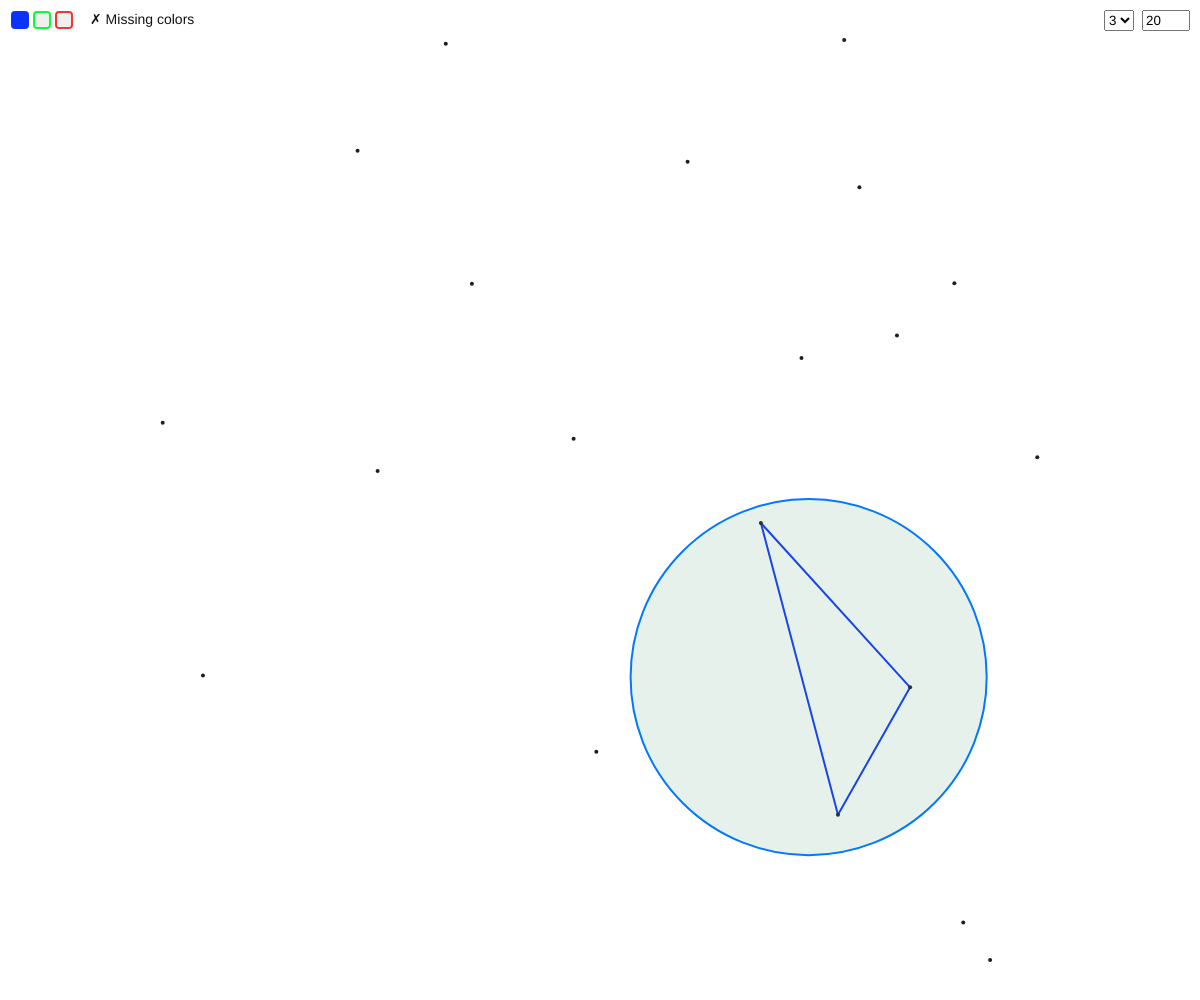
Frame 1 (no input)
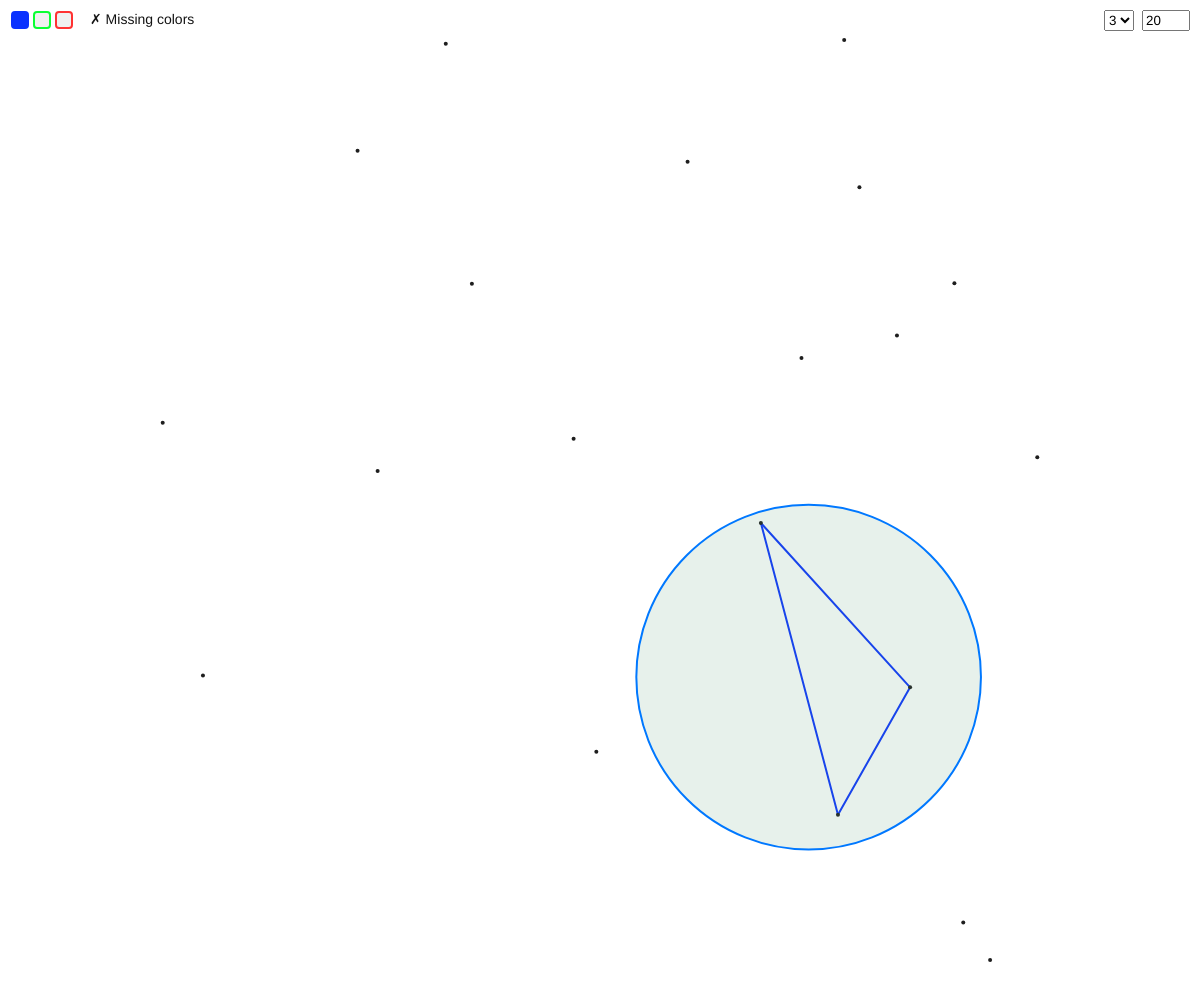
Frame 60 (no input)
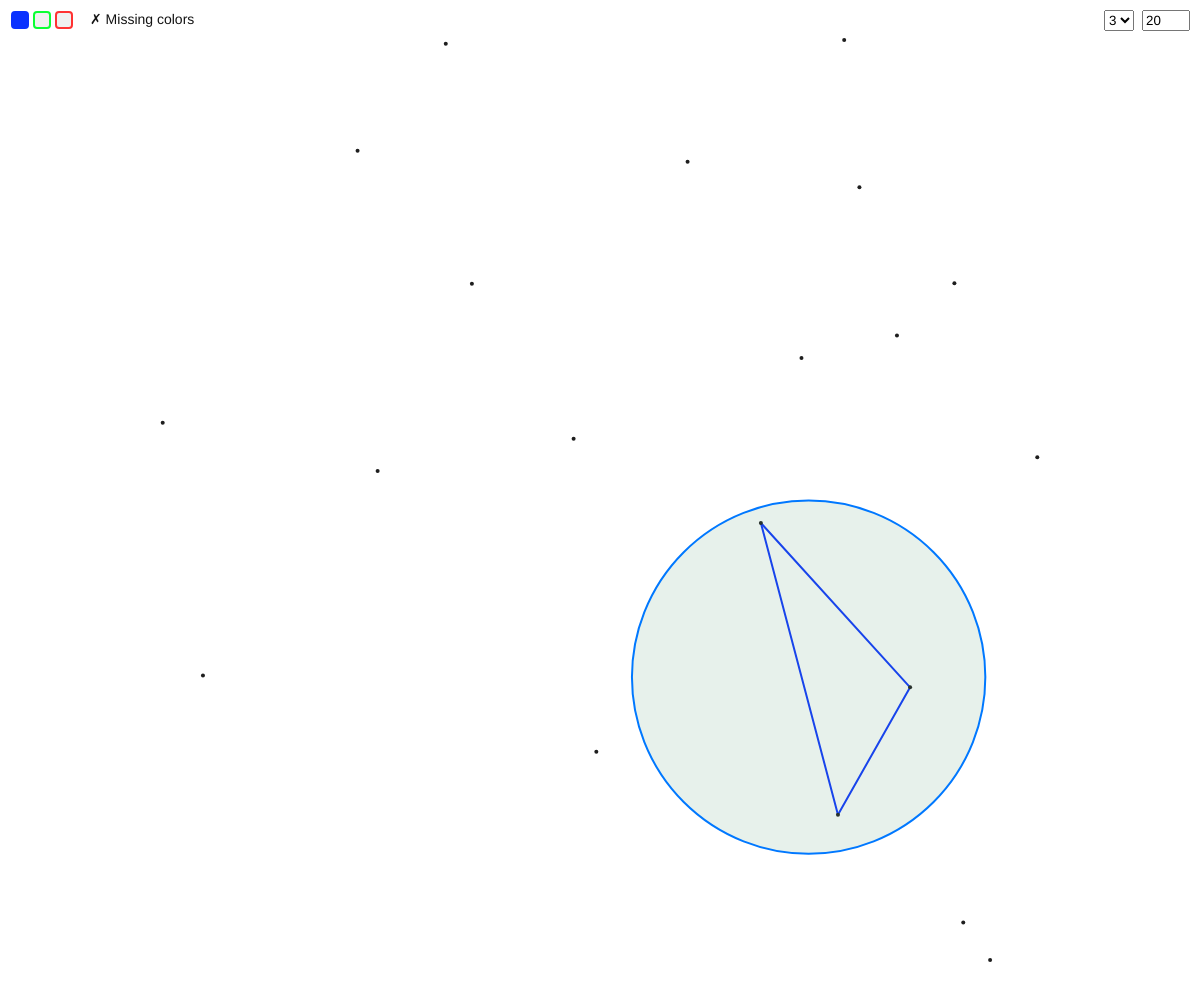
Frame 120 (the mouse pressed at the canvas centre since frame 60)

The p5.js sketch that drew these frames (run headless with seeded random() and noise() and a simulated clock; from frame 60 on, the mouse is pressed at the canvas centre):

// p5.js sketch
// ── sketch.js
const pad = 40;
let k = 3;
const k_choice = [3, 4, 5];
let cpts = 20;
const palette = [
  [10, 50, 255],
  [10, 255, 50],
  [255, 50, 50],
  [128, 128, 128],
  [230, 245, 40],
];
let view = { s: 1, ox: 0, oy: 0 };
let disk = { cx: 2, cy: 2, r: 0.5 };
let dragging = false;
let pts = [];
let kSel;
let ptsInpt;
let cur_cols = Array(k).fill(false);

function setup() {
  createCanvas(windowWidth, windowHeight);
  controlsDiv = createDiv();
  controlsDiv.style("position", "fixed");
  controlsDiv.style("top", "10px");
  controlsDiv.style("right", "10px");
  controlsDiv.style("display", "flex");
  controlsDiv.style("gap", "8px");
  kSel = createSelect();
  k_choice.forEach((v) => kSel.option(v));
  kSel.selected(k);
  //kSel.position(windowWidth - kSel.width - 20, 10);
  kSel.parent(controlsDiv);
  pts = generateRandomPoints(cpts);
  ptsInpt = createInput(cpts);
  ptsInpt.attribute("type", "number");
  ptsInpt.attribute("min", 5);
  ptsInpt.attribute("max", 200);
  ptsInpt.size(40);
  //ptsInpt.position(windowWidth - ptsInpt.width - 50, 10);
  ptsInpt.parent(controlsDiv);
  ptsInpt.changed(() => {
    const n = int(ptsInpt.value());
    pts = generateRandomPoints(n);
    computeView();
  });
  computeView();
}

function draw() {
  nk = int(kSel.value());
  if (nk != k) {
    cur_cols = Array(nk).fill(false);
    k = nk;
  }
  background(255);
  strokeWeight(2);
  cur_cols.fill(false);
  drawColorPairs(k);
  fill(30);
  noStroke();
  for (const p of pts) {
    const s = toScreen(p);
    circle(s.x, s.y, 4);
  }
  noFill();
  stroke(0, 120, 255);
  strokeWeight(2);
  const c = toScreen({ x: disk.cx, y: disk.cy });
  //circle(c.x, c.y, 2 * disk.r * view.s);
  drawDisk();
  drawLegendBoxes();
}

function drawDisk() {
  usedCols = cur_cols.reduce((a, v) => a + (v ? 1 : 0), 0);
  const allCols = usedCols === k;
  const pulse = allCols ? 0 : 0.015 * sin(frameCount * 0.08);
  const strokeCol = allCols ? color(0, 180, 80) : color(0, 120, 255);

  stroke(strokeCol);
  strokeWeight(allCols ? 3 : 2);

  //const alpha = map(usedCols, 0, k, 10, 50);
  const t = usedCols / k;
  //fill(0, 120, 255, alpha);
  let col = lerpColor(color(150), color(0, 200, 80), t);
  col.setAlpha(40);
  fill(col);

  const c = toScreen({ x: disk.cx, y: disk.cy });
  circle(c.x, c.y, 2 * (disk.r + pulse) * view.s);
}

function drawColorPairs(k) {
  const insideDisk = pts.filter((p) => inCircle(p, disk.cx, disk.cy, disk.r));
  for (let i = 0; i < pts.length; i++) {
    for (let j = i + 1; j < pts.length; j++) {
      const depth = depthAB(pts, pts[i], pts[j]);
      const color_idx = colorFromDepth(depth, k);
      if (insideDisk.includes(pts[i]) && insideDisk.includes(pts[j])) {
        const colorValue = depthToRGB(color_idx, k);
        stroke(colorValue);
        line(...toLine(pts[i], pts[j]));
        cur_cols[color_idx] = true;
      }
    }
  }
}

function drawLegendBoxes() {
  const x0 = 12,
    y0 = 12,
    box = 16,
    gap = 6;
  noStroke();
  for (let i = 0; i < k; i++) {
    const [r, g, b] = palette[Math.min(i, palette.length - 1)];
    stroke(r, g, b);
    fill(cur_cols[i] ? color(r, g, b) : 240);
    rect(x0 + i * (box + gap), y0, box, box, 3);
  }
  fill(20);
  noStroke();
  textSize(14);
  textAlign(LEFT, CENTER);
  text(
    cur_cols.every((v) => v) ? "✓ Polychromatic" : "✗ Missing colors",
    x0 + k * (box + gap) + 12,
    y0 + box / 2
  );
}

function depthToRGB(color_idx, k) {
  const [r, g, b] = palette[Math.min(color_idx, palette.length - 1)];
  return color(r, g, b);
}

function mousePressed() {
  const { x, y } = fromScreen(mouseX, mouseY);
  const dist2 = (x - disk.cx) ** 2 + (y - disk.cy) ** 2;
  dragging = dist2 <= disk.r ** 2;
}

function mouseDragged() {
  if (!dragging) return;
  const { x, y } = fromScreen(mouseX, mouseY);
  disk.cx = x;
  disk.cy = y;
}

function mouseReleased() {
  dragging = false;
}

function mouseWheel(e) {
  disk.r = max(0.05, disk.r * (1 - e.delta / 800));
  return false;
}

windowResized = function () {
  resizeCanvas(windowWidth, windowHeight);
  computeView();
};

function inCircle(P, cx, cy, r) {
  return (P.x - cx) ** 2 + (P.y - cy) ** 2 <= r ** 2;
}

function countInside(points, cx, cy, r) {
  let inside = 0;
  for (const p of points) {
    if (inCircle(p, cx, cy, r)) inside++;
  }
  return inside;
}

function circleFromDiameter(A, B) {
  const cx = (A.x + B.x) / 2;
  const cy = (A.y + B.y) / 2;
  const r = Math.sqrt((A.x - B.x) ** 2 + (A.y - B.y) ** 2) / 2;

  return { cx, cy, r };
}

function depth(points, A, B) {
  const { cx, cy, r } = circleFromDiameter(A, B);
  const others = points.filter((p) => p !== A && p !== B);
  return countInside(others, cx, cy, r);
}

function circleFromThree(A, B, C) {
  const ax = A.x,
    ay = A.y,
    bx = B.x,
    by = B.y,
    cx = C.x,
    cy = C.y;
  const d = 2 * (ax * (by - cy) + bx * (cy - ay) + cx * (ay - by));
  if (Math.abs(d) < 1e-8) return null;
  const ax2 = ax * ax + ay * ay,
    bx2 = bx * bx + by * by,
    cx2 = cx * cx + cy * cy;
  const ux = (ax2 * (by - cy) + bx2 * (cy - ay) + cx2 * (ay - by)) / d;
  const uy = (ax2 * (cx - bx) + bx2 * (ax - cx) + cx2 * (bx - ax)) / d;
  const r = Math.hypot(ux - ax, uy - ay);
  return { cx: ux, cy: uy, r };
}

function depthAB(points, A, B) {
  const others = points.filter((p) => p !== A && p !== B);
  let best = Infinity;
  // candidate 1: diameter circle
  {
    const { cx, cy, r } = circleFromDiameter(A, B);
    const cnt = countInside(others, cx, cy, r);
    best = Math.min(best, cnt);
  }
  // candidate 2: circumcircles with a third point C
  for (const C of others) {
    const circ = circleFromThree(A, B, C);
    if (!circ) continue;
    const cnt = countInside(others, circ.cx, circ.cy, circ.r);
    best = Math.min(best, cnt);
  }
  return best === Infinity ? 0 : best;
}

function colorFromDepth(depth, k, base = 3.7) {
  if (depth === 0) return 0;

  for (let i = 0; i <= k - 3; i++) {
    if (depth >= base ** i && depth < base ** (i + 1)) return i + 1;
  }
  return k - 1;
}

function toLine(A, B) {
  const a = toScreen(A),
    b = toScreen(B);
  return [a.x, a.y, b.x, b.y];
}

function computeView() {
  let minX = Infinity,
    minY = Infinity;
  let maxX = -Infinity,
    maxY = -Infinity;
  for (const p of pts) {
    minX = min(minX, p.x);
    minY = min(minY, p.y);
    maxX = max(maxX, p.x);
    maxY = max(maxY, p.y);
  }
  const rangeX = maxX - minX || 1; // if all x are equal || 1
  const rangeY = maxY - minY || 1; // if all y are equal || 1
  // Uniform scale so everything fits
  const sx = (width - 2 * pad) / rangeX;
  const sy = (height - 2 * pad) / rangeY;
  const s = min(sx, sy);
  // Ranges
  const cx = (minX + maxX) / 2;
  const cy = (minY + maxY) / 2;
  // Offsets so the data is centered
  const ox = width / 2 - s * cx;
  const oy = height / 2 - s * cy;

  view.s = s;
  view.ox = ox;
  view.oy = oy;
}

function toScreen(p) {
  return { x: view.s * p.x + view.ox, y: view.s * p.y + view.oy };
}

function fromScreen(x, y) {
  return {
    x: (x - view.ox) / view.s,
    y: (y - view.oy) / view.s,
  };
}

function generateRandomPoints(n, range = 3) {
  const pts = [];
  for (let i = 0; i < n; i++) {
    pts.push({
      x: random(range),
      y: random(range),
    });
  }
  return pts;
}
